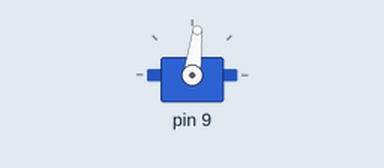
Recording of a sketch running on a simulated Arduino Uno, built with avr-gcc and run on an emulated ATmega328P. On the bench: servo. Servo pulses on a pin are drawn as a servo (544–2400 µs = 0–180°).

Above: at 0.1 s.
At 1.6 s:
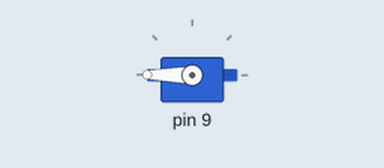
At 18.1 s:
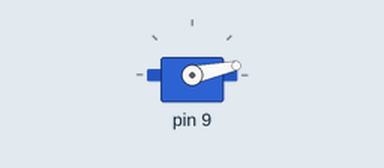
At 37.6 s:
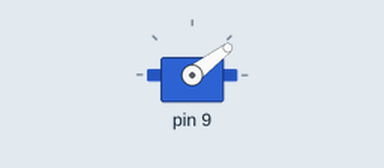
Timing chart, 0 to 40.0 s (numbered marks = the images above):
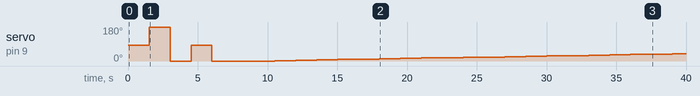

The sketch:

main.ino
```cpp
#include <avr/io.h>
#include <util/delay.h>
#include <avr/interrupt.h>

#define PULSE_MIN 625
#define PULSE_MAX 125
#define PULSE_MID 350

static inline void init_timer1_servo(void);
static inline void init_timer1_servo(void){
  // We have to setup TIMER1 to give a pulse every 20ms
  // We are going to use FASTPWM mode, counter max in ICR1
  TCCR1A |= (1 << WGM11);                   // Set Fast PWM
  TCCR1B |= (1 << WGM12) | (1 << WGM13);    // Set CTC
  TCCR1B |= (1 << CS11) | (1 << CS10);      // prescaler /16 only — NOT CS10 too
  ICR1 = 4999;                               // 20000 ticks * 1µs = 20ms                         // Sets direct output on PB1
  TCCR1A |= (1 << COM1A1);                  // Clear OC1A/OC1B on compare match, set OC1A/OC1B at BOTTOM (non-inverting mode)
  DDRB |= (1 << PB1);
}

static inline void showOff(void){
  OCR1A = PULSE_MID;
  _delay_ms(1500);
  OCR1A = PULSE_MIN;
  _delay_ms(1500);
  OCR1A = PULSE_MAX;
  _delay_ms(1500);
  OCR1A = PULSE_MID;
  _delay_ms(1500);
}

static inline void moveServo(uint16_t pulse_width);
static inline void moveServo(uint16_t pulse_width){
  OCR1A = pulse_width;
}

int main(void){
  // Inits
  uint16_t servoPulseLength;
  OCR1A = PULSE_MID;
  init_timer1_servo();
  showOff();

  while(1){
    for (uint16_t pos = PULSE_MAX; pos <= PULSE_MIN; pos+= 5){
      moveServo(pos);
      _delay_ms(1500);
    }
  }
}
```

Measured:
- by itself, servo on pin 9: 83° → 180° at 1.5 s, → 0° 1.5 s later, → 83° 1.5 s later, → 0° 1.5 s later, … (24 changes in this stretch)
